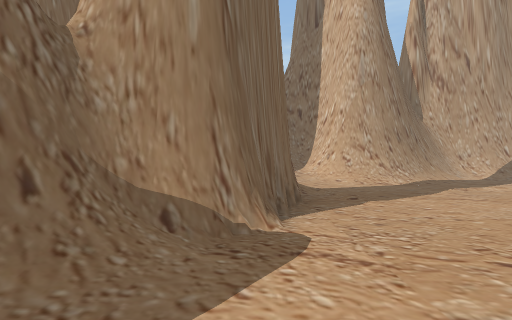
View 1 (above)

21 first-person views from a walk through a scene from a Unity 3-D project. The camera is 1.5 m above the floor, looks level and sees 80° across. The floor is counted in squares, 1.82 m on a side. Each view is taken from the middle of a square. On the plan, view 1 faces up. The plan holds only what a view shows up to about 11 squares ahead; the rest is blank. The place goes on beyond the plan. The player is left out. Some surface patterns are stand-ins.

View 2
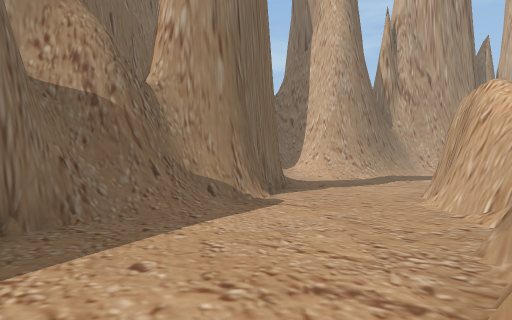

View 3
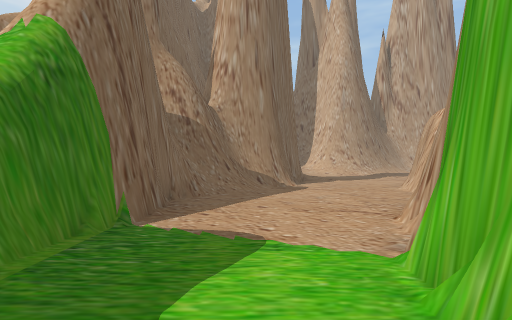

View 4
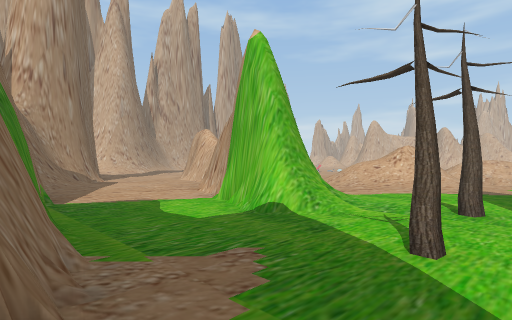

View 5
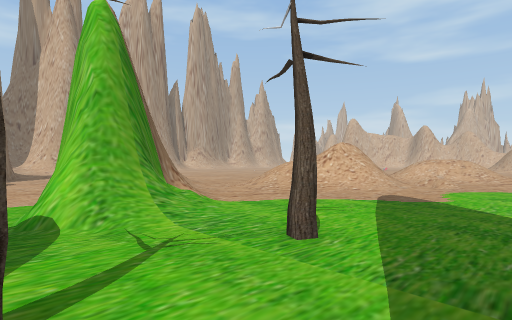

View 6
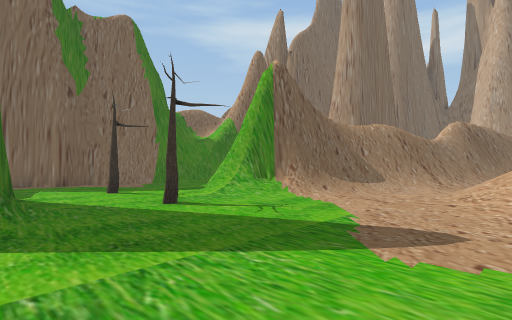

View 7
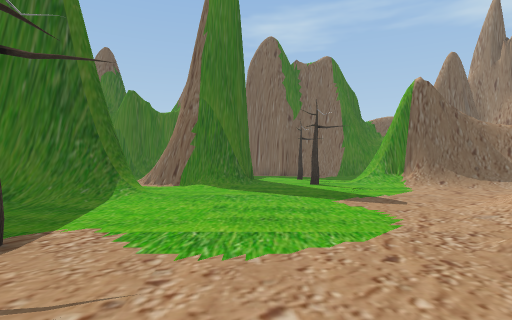

View 8
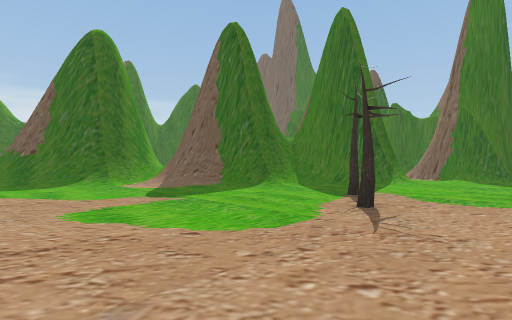

View 9
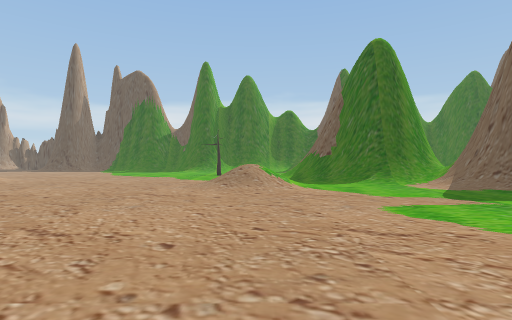

View 10
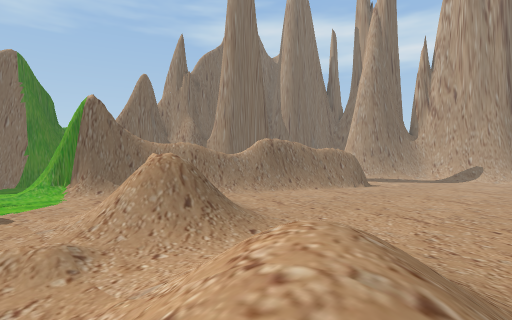

View 11
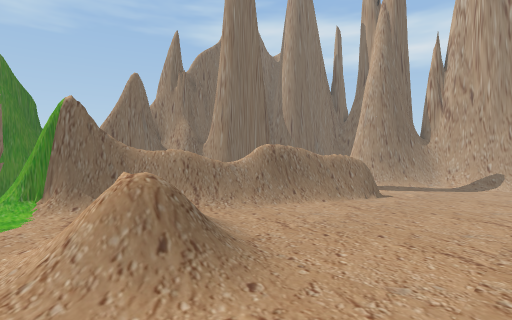

View 12
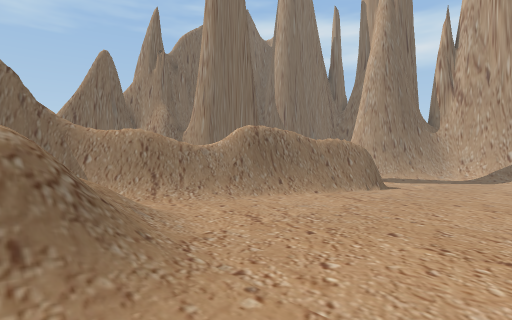

View 13
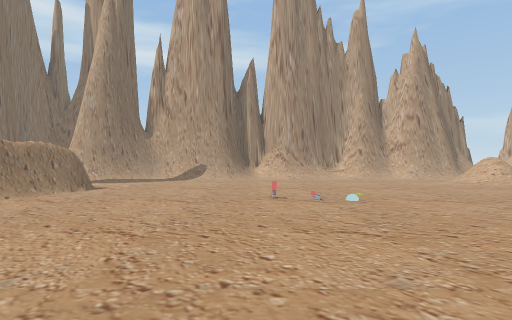

View 14
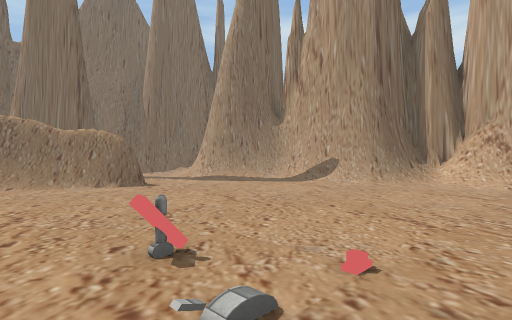

View 15
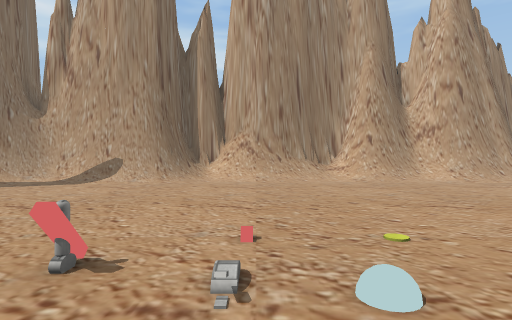

View 16
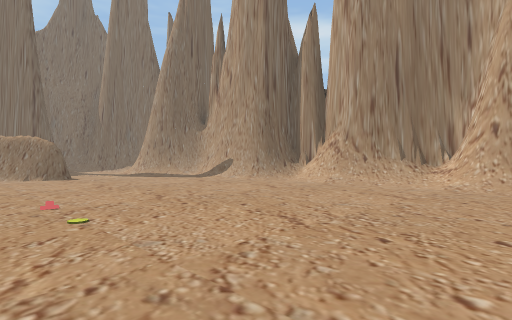

View 17
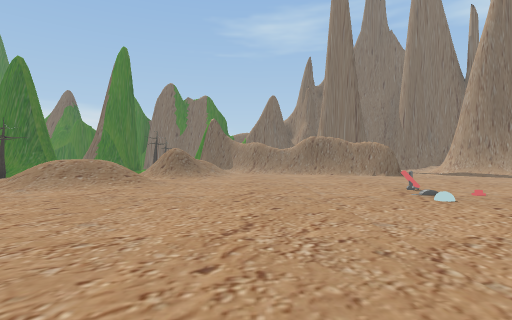

View 18
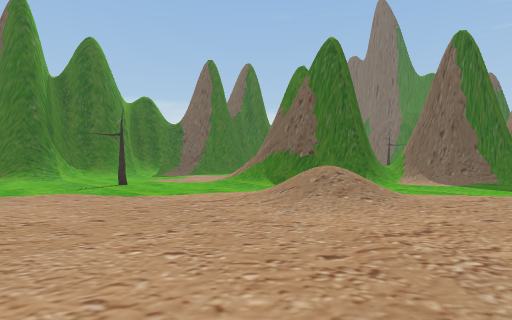

View 19
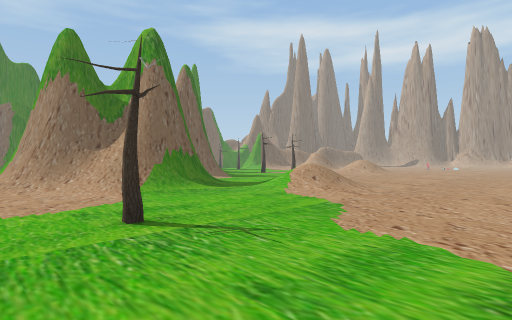

View 20
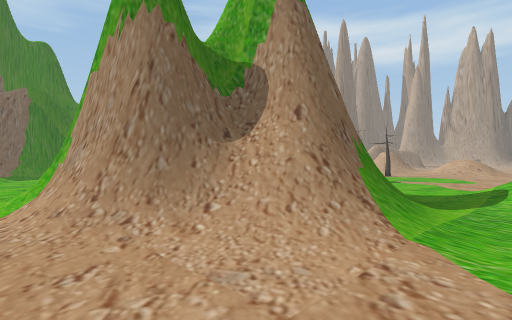

View 21
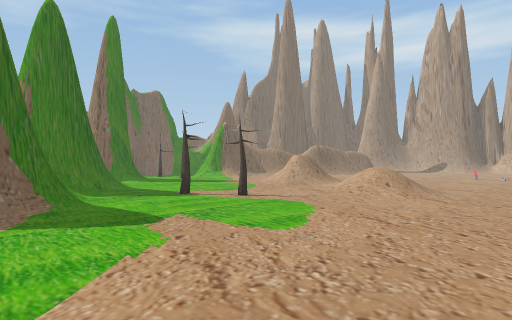

### Floor plan
Key: @ floor where view 1 was taken; # wall or solid block; . floor; / step, stairs or slope; = window, fence, low wall or low ledge; T tree; C yellow coin; B ball; O other object.
Columns run from 5 left of view 1 to 23 right of it. Each row starts with its distance up from view 1.
 15                   ###  ###
 14                   #/####/##
 13                  ##///////#
 12            ##//////..........
 11        /####/................
 10        ......................
  9        ......................
  8        /../.................
  7        /....................
  6      ##/... #...............
  5      #.... ##...............
  4    ###...###/........OC.....
  3    ##....##/........OOB.....
  2   ##/...###/...............
  1   #/....###................
  0   #..@..##/................
 -1   #....###/................ .
 -2   #...###/.//..............
 -3   #...###//////............
 -4    ...##/.//////..........
 -5  #...###/..//=//////.....
 -6  #...///..../////////..
 -7  #...........////////..
 -8 ##..T..T......//.////..
 -9 #.................//...
-10 #.....//...............
-11     ###//.......T........
-12       ##/.....T...........
-13       ##.///................
-14       /. ###/...............
-15            #//...............
-16            ####/.............
-17               ##/....///.....
-18                #/....////....
-19                #//...////....
-20                ####/.///.....
-21                   ##/.......
-22                   ###/.......
-23                  ####/.......
-24                  ##///.......
-25         ....   ####//...T....
-26         //....//////........
-27                  .... .......

Positions as (right, up) in squares from view 1, and headings:
1: (0, 0), facing up
2: (0, -3), facing up
3: (-1, -6), facing up
4: (-4, -9), facing up-right
5: (-1, -10), facing up-right
6: (7, -11), facing up-left
7: (12, -10), facing left
8: (16, -9), facing down-left
9: (17, -9), facing down
10: (14, -8), facing up-left
11: (13, -7), facing up-left
12: (12, -5), facing up-left
13: (14, -6), facing up
14: (17, 2), facing up-left
15: (16, 1), facing up
16: (22, 3), facing up-left
17: (23, -1), facing left
18: (23, -15), facing down-left
19: (23, -27), facing up-left
20: (17, -27), facing up-left
21: (18, -18), facing up-left
